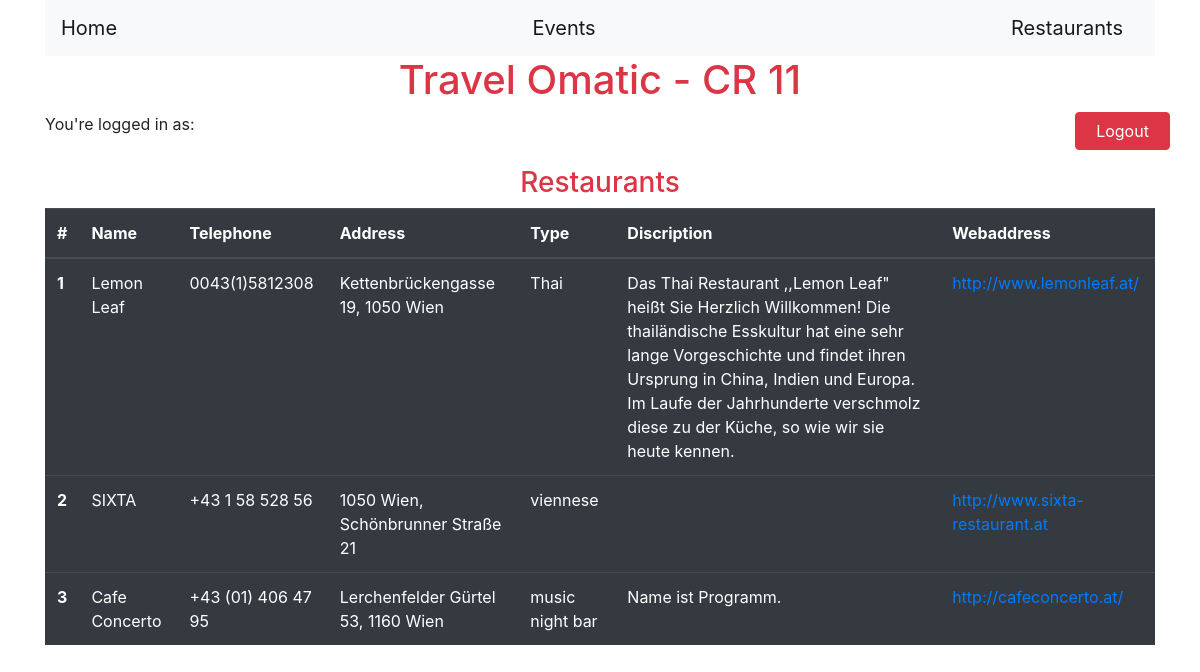
The page /restaurants.php on the database as committed earlier.
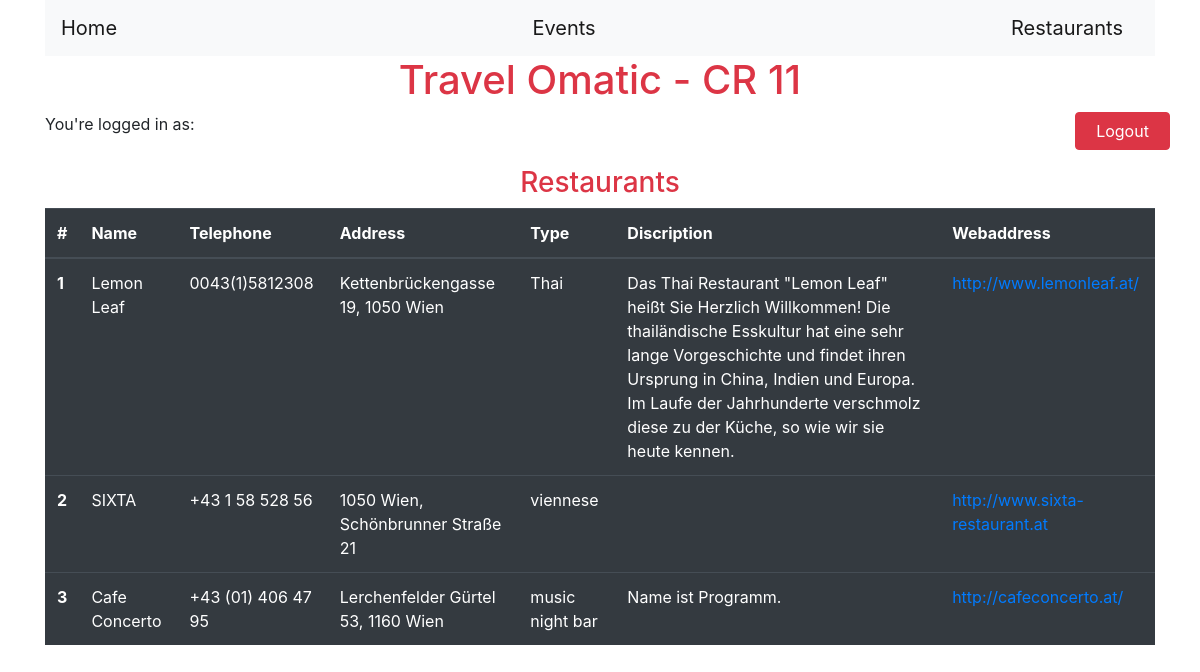
The same page on the database as committed later.
### tables this page shows
CREATE TABLE `restaurant` (
  `restaurantID` int(11) NOT NULL,
  `name` varchar(30) NOT NULL,
  `tel` varchar(20) NOT NULL,
  `type` varchar(20) NOT NULL,
  `discription` text DEFAULT NULL,
  `address` varchar(50) NOT NULL,
  `webaddress` varchar(50) NOT NULL
);

### classes/Database.php (called while the page is built, shortened)
<?php
  class Database {
    public $mysqli;
    function __construct($hostname, $dbuser, $dbpw, $dbname)  {
      $this->mysqli = mysqli_connect($hostname, $dbuser, $dbpw, $dbname);
    }
    public function selectRow($tblName, $cols, $whereClause = '') {
      $sql = "SELECT $cols FROM $tblName $whereClause;";
      return mysqli_query($this->mysqli, $sql);
    }
  }

### actions/dbconnect.php (called while the page is built, shortened)
<?php
$trvomatic = new Database(DBHOST, DBUSER, DBPW, DBNAME);

### restaurants.php (the view, shortened to what this page needs)
<?php
  require_once 'classes/Database.php';
  require_once 'actions/dbconnect.php';
?>
<!DOCTYPE html>
<html lang="en" dir="ltr">
  <head>
    <link rel="stylesheet" href="https://stackpath.bootstrapcdn.com/bootstrap/4.3.1/css/bootstrap.min.css"
>
  </head>
  <body>
    <div class="container">
      <nav class="navbar navbar-light bg-light">
        <a class="navbar-brand" href="./">Home</a>
        <a class="navbar-brand" href="events.php">Events</a>
        <a class="navbar-brand" href="restaurants.php">Restaurants</a>
      </nav>
      <h1 class="text-center text-danger">Travel Omatic - CR 11</h1>
      <div class="row" style="margin-bottom: 1rem;">
        <span class="col-11">You're logged in as: <b><?php echo $_SESSION['user'] . "</b>"; ?></span>
        <a href="actions/a_logout.php" class="col-1 btn btn-danger">Logout</a>
      </div>
      <h3 class="text-center text-danger">Restaurants</h3>
      <table class="table table-dark">
        <thead>
          <tr>
            <th scope="col">#</th>
            <th scope="col">Name</th>
            <th scope="col">Telephone</th>
            <th scope="col">Address</th>
            <th scope="col">Type</th>
            <th scope="col">Discription</th>
            <th scope="col">Webaddress</th>
          </tr>
        </thead>
        <tbody>
          <?php
              $result = $trvomatic->selectRow('restaurant', '*');
              while ($row = $result->fetch_assoc()) {
                echo '<tr>
                  <th scope=\"row\">'.$row['restaurantID'].'</th>
                  <td>'.html_entity_decode($row['name']).'</td>
                  <td>'.$row['tel'].'</td>
                  <td>'.html_entity_decode($row['address']).'</td>
                  <td>'.html_entity_decode($row['type']).'</td>
                  <td>'.html_entity_decode($row['discription']).'</td>
                  <td><a href="'.$row['webaddress'].'" target="_blank">'.$row['webaddress'].'</a></td>
                </tr>';
              }
          ?>
        </tbody>
      </table>

Rows that differ between the two databases and show on the page:
changed restaurant "Lemon Leaf": discription "Das Thai Restaurant ,,Lemon Leaf\" heißt Sie Herzlich…" → "Das Thai Restaurant \"Lemon Leaf\" heißt Sie Herzlich…"
